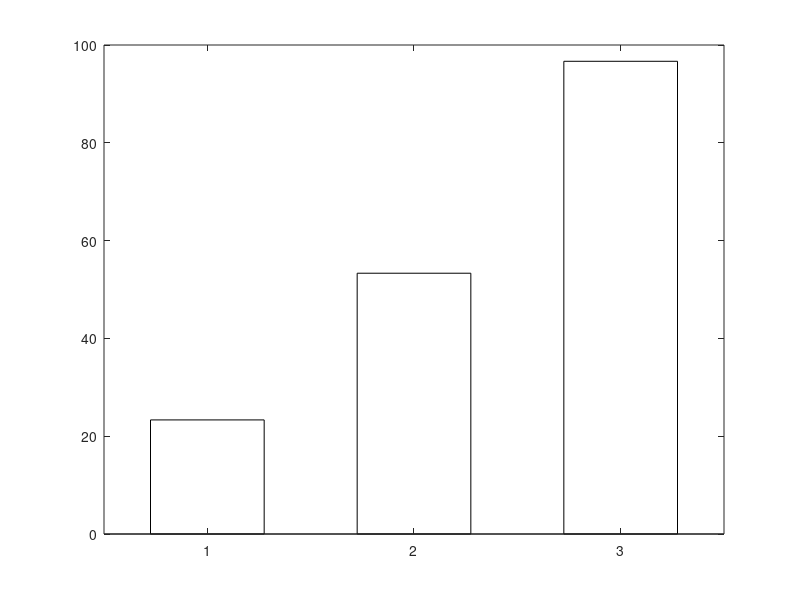

Here is the MATLAB script that generated this plot: (Note: this script raises an error after producing the figure.)
%% chart_gar_journey.m
% Shows the GAR improvement journey across your three iterations.

clear; clc;

stages = {'Basic Decoding' newline '(no rotation search)', ...
          '+ Rotation Search', ...
          '+ Combined Test' newline 'Images'};
values = [23.33, 53.33, 96.67];

fig = figure('Color', 'white', 'Position', [100 100 850 500]);

% green gradient - darker green = better result
barColors = [0.75 0.85 0.70;   % light green
             0.45 0.70 0.45;   % medium green
             0.15 0.50 0.25];  % dark green

b = bar(values, 0.55, 'FaceColor', 'flat');
for i = 1:numel(values)
    b.CData(i,:) = barColors(i,:);
end

ylim([0 110]);
ylabel('Genuine Accept Rate (%)', 'FontSize', 14, 'FontWeight', 'bold');
set(gca, 'XTickLabel', stages, 'FontSize', 12, 'FontWeight', 'bold');
xtickangle(0);

title('GAR Improvement Through Iterative Refinement', 'FontSize', 17, 'FontWeight', 'bold');
subtitle('Each stage adds one targeted fix to the verification pipeline', 'FontSize', 11, 'FontAngle', 'italic');

grid on;
ax = gca;
ax.YGrid = 'on';
ax.XGrid = 'off';
box off;
ax.FontSize = 12;

for i = 1:numel(values)
    text(i, values(i) + 3, sprintf('%.2f%%', values(i)), ...
        'HorizontalAlignment', 'center', 'FontSize', 14, 'FontWeight', 'bold');
end

% arrows showing progression
annotation('arrow', [0.36 0.49], [0.45 0.35], 'Color', [0.3 0.3 0.3], 'LineWidth', 1.5);
annotation('arrow', [0.63 0.76], [0.32 0.20], 'Color', [0.3 0.3 0.3], 'LineWidth', 1.5);

exportgraphics(fig, 'chart_gar_journey.png', 'Resolution', 300);
fprintf('Saved chart_gar_journey.png\n');
